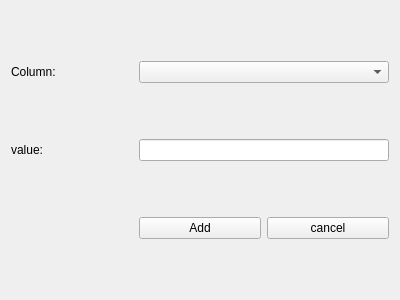
<?xml version="1.0" encoding="UTF-8"?>
<ui version="4.0">
 <class>add_filter</class>
 <widget class="QWidget" name="add_filter">
  <property name="geometry">
   <rect>
    <x>0</x>
    <y>0</y>
    <width>400</width>
    <height>300</height>
   </rect>
  </property>
  <property name="windowTitle">
   <string>Form</string>
  </property>
  <layout class="QGridLayout" name="gridLayout">
   <item row="1" column="0">
    <widget class="QLabel" name="label_2">
     <property name="text">
      <string>value:</string>
     </property>
    </widget>
   </item>
   <item row="0" column="0">
    <widget class="QLabel" name="label">
     <property name="text">
      <string>Column:</string>
     </property>
    </widget>
   </item>
   <item row="2" column="1">
    <widget class="QPushButton" name="add_button">
     <property name="text">
      <string>Add</string>
     </property>
    </widget>
   </item>
   <item row="2" column="2">
    <widget class="QPushButton" name="cancel_button">
     <property name="text">
      <string>cancel</string>
     </property>
    </widget>
   </item>
   <item row="1" column="1" colspan="2">
    <widget class="QLineEdit" name="lineEdit"/>
   </item>
   <item row="0" column="1" colspan="2">
    <widget class="QComboBox" name="comboBox"/>
   </item>
  </layout>
 </widget>
 <resources/>
 <connections/>
</ui>
